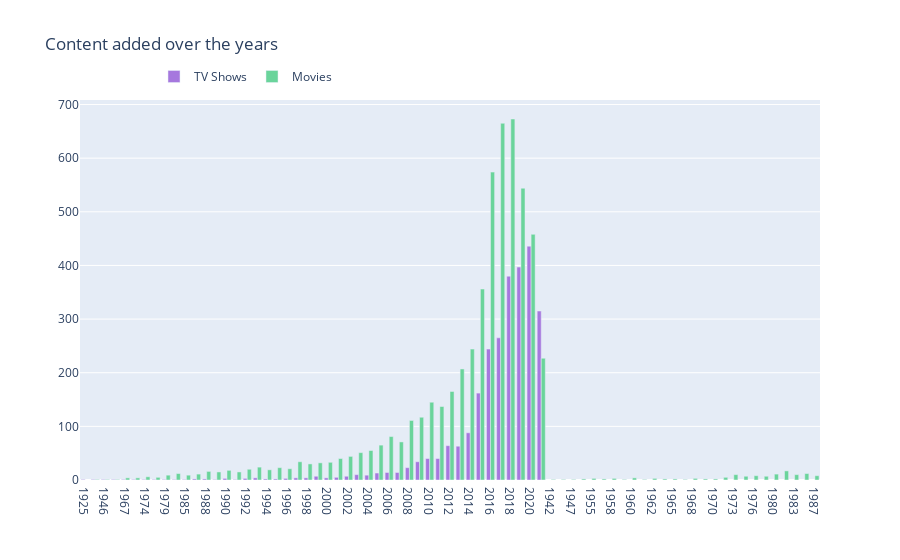

The notebook cell this image was saved under:
### Code cell
col = "release_year"

vc1 = df_tv_shows[col].value_counts().reset_index()
vc1 = vc1.rename(columns = {col : "count", "index" : col})
vc1['percent'] = vc1['count'].apply(lambda x : 100*x/sum(vc1['count']))
vc1 = vc1.sort_values(col)

vc2 = df_movies[col].value_counts().reset_index()
vc2 = vc2.rename(columns = {col : "count", "index" : col})
vc2['percent'] = vc2['count'].apply(lambda x : 100*x/sum(vc2['count']))
vc2 = vc2.sort_values(col)

trace1 = go.Bar(x=vc1[col], y=vc1["count"], name="TV Shows", marker=dict(color="#a678de"))
trace2 = go.Bar(x=vc2[col], y=vc2["count"], name="Movies", marker=dict(color="#6ad49b"))
cord = [trace1, trace2]
layout = go.Layout(title="Content added over the years", legend=dict(x=0.1, y=1.1, orientation="h"))
fig = go.Figure(cord, layout=layout)
fig.show()

### Figure 1 — Plotly figure (JSON) as saved in the notebook; plotly's stock layout.template omitted (floating-point values rounded to 4 significant figures)
{"data": [{"marker": {"color": "#a678de"}, "name": "TV Shows", "type": "bar", "x": ["1925", "1945", "1946", "1963", "1967", "1972", "1974", "1977", "1979", "1981", "1985", "1986", "1988", "1989", "1990", "1991", "1992", "1993", "1994", "1995", "1996", "1997", "1998", "1999", "2000", "2001", "2002", "2003", "2004", "2005", "2006", "2007", "2008", "2009", "2010", "2011", "2012", "2013", "2014", "2015", "2016", "2017", "2018", "2019", "2020", "2021"], "y": [1, 1, 1, 1, 1, 1, 1, 1, 1, 1, 1, 2, 2, 1, 3, 1, 3, 4, 2, 2, 3, 4, 4, 7, 4, 5, 7, 10, 9, 13, 14, 14, 23, 34, 40, 40, 64, 63, 88, 162, 244, 265, 380, 397, 436, 315]}, {"marker": {"color": "#6ad49b"}, "name": "Movies", "type": "bar", "x": ["1942", "1944", "1945", "1946", "1947", "1954", "1955", "1956", "1958", "1959", "1960", "1961", "1962", "1963", "1964", "1965", "1966", "1967", "1968", "1969", "1970", "1971", "1972", "1973", "1974", "1975", "1976", "1977", "1978", "1979", "1980", "1981", "1982", "1983", "1984", "1985", "1986", "1987", "1988", "1989", "1990", "1991", "1992", "1993", "1994", "1995", "1996", "1997", "1998", "1999", "2000", "2001", "2002", "2003", "2004", "2005", "2006", "2007", "2008", "2009", "2010", "2011", "2012", "2013", "2014", "2015", "2016", "2017", "2018", "2019", "2020", "2021"], "y": [1, 1, 1, 1, 1, 2, 3, 2, 3, 1, 4, 1, 3, 1, 2, 2, 1, 4, 3, 2, 2, 5, 4, 10, 6, 7, 8, 5, 7, 9, 11, 12, 17, 10, 12, 9, 11, 8, 16, 15, 18, 15, 20, 24, 19, 23, 21, 34, 30, 32, 33, 40, 44, 51, 55, 65, 81, 71, 111, 117, 145, 137, 165, 207, 244, 356, 574, 665, 673, 544, 458, 227]}], "layout": {"legend": {"orientation": "h", "x": 0.1, "y": 1.1}, "title": {"text": "Content added over the years"}}}
